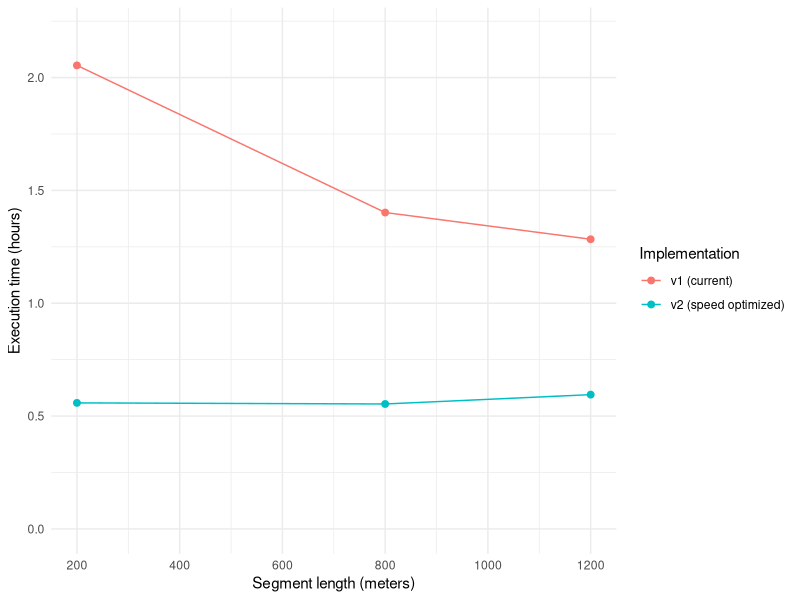

This figure's R source:
library(tidyverse)

current_algo_execution_speed <- c(7394.236, 5046.987, 4620.728)
new_algo_execution_speed     <- c(2010.463, 1992.954, 2142.211)
step_lengths                 <- c(200, 800, 1200)

# combine into a long-format tibble, converting seconds to minutes
exec_times <- tibble(
  step_length = rep(step_lengths, 2),
  runtime_min = c(current_algo_execution_speed, new_algo_execution_speed) / 3600,
  algorithm   = rep(c("v1 (current)", "v2 (speed optimized)"), each = length(step_lengths))
)

p <- ggplot(exec_times, aes(x = step_length, y = runtime_min, color = algorithm)) +
  geom_line() +
  geom_point(size = 2) +
  labs(
    x = "Segment length (meters)",
    y = "Execution time (hours)",
    color = "Implementation"
  ) +
  theme_minimal() + ylim(0,2.2)+ xlim(200, 1250)

p + scale_x_continuous(breaks = seq(200, 1200, by = 200))
